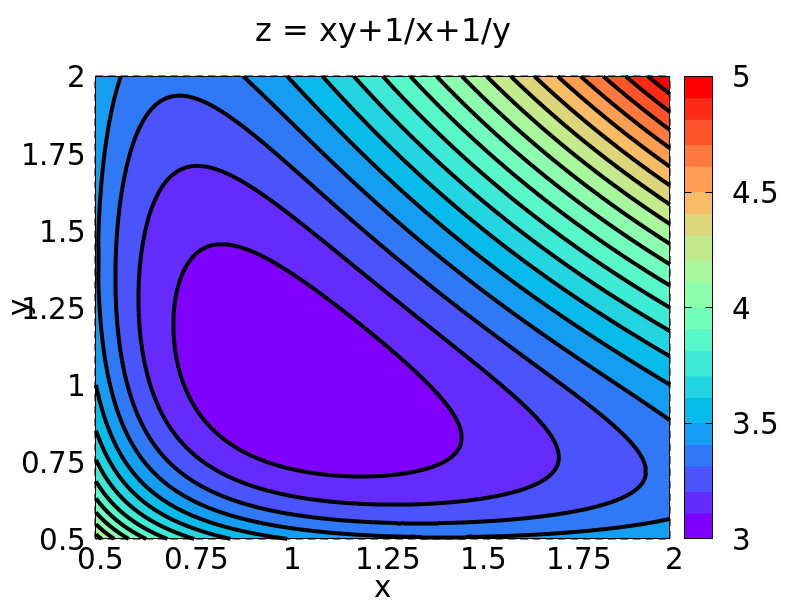

Reproduce this figure in gnuplot.
f(x,y) = (x*y + 1 / x + 1 / y)

xmin       = 0.5
xmax       = 2
ymin       = 0.5
ymax       = 2
xtics      = 0.25
ytics      = 0.25
samples    = 250
isosamples = 250
colorsteps = 20
labelspace = 30
labelround = 1

set title "z = xy+1/x+1/y"

load "template/contour-field-plot.gnuplot"

plot \
  'contour-data.dat' with image, \
  'contour-lines.dat' w l lc "#000000" lw 4 notitle
